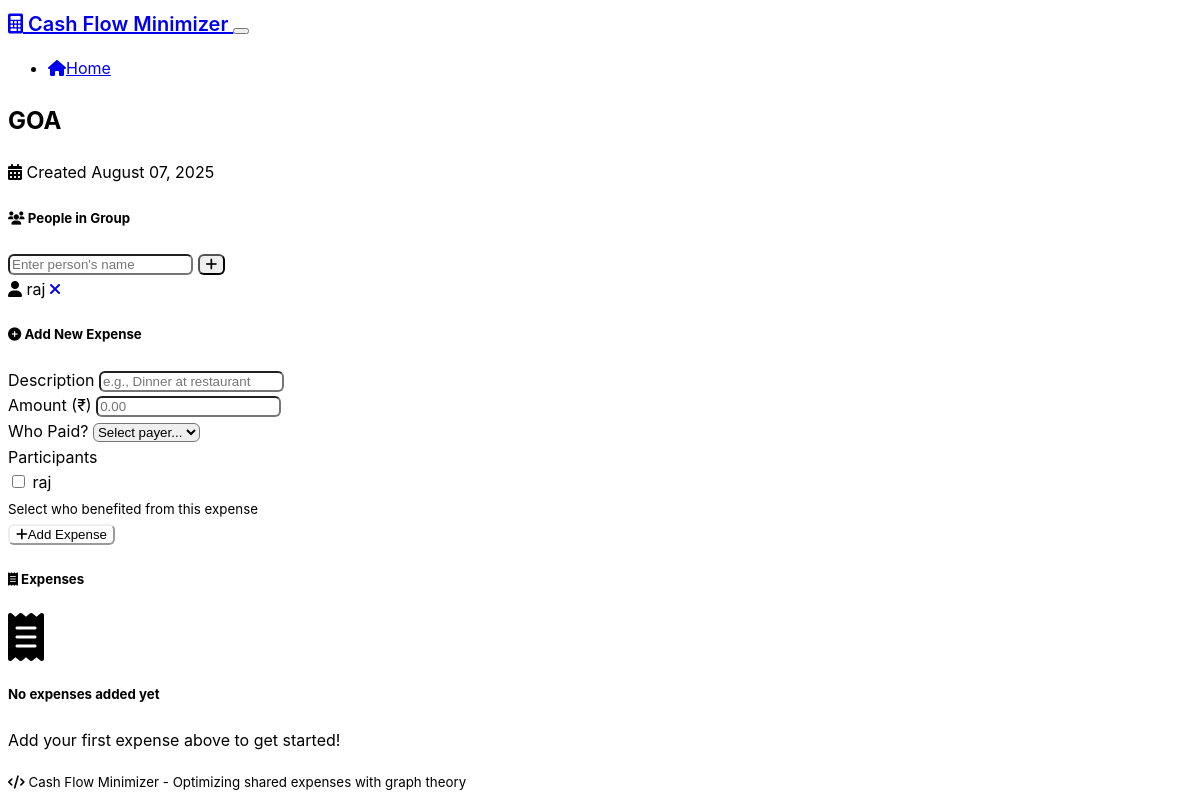
The page /group/2 on the database its author committed.
### models.py (models this page shows)
class ExpenseGroup(db.Model):
    id = db.Column(db.Integer, primary_key=True)
    name = db.Column(db.String(100), nullable=False, default="Expense Group")
    created_at = db.Column(db.DateTime, default=datetime.utcnow)
    expenses = db.relationship('Expense', backref='group', lazy=True, cascade='all, delete-orphan')
    people = db.relationship('Person', backref='group', lazy=True, cascade='all, delete-orphan')

class Person(db.Model):
    id = db.Column(db.Integer, primary_key=True)
    name = db.Column(db.String(80), nullable=False)
    group_id = db.Column(db.Integer, db.ForeignKey('expense_group.id'), nullable=False)
    paid_expenses = db.relationship('Expense', backref='payer', lazy=True)

### routes.py (the view)
@app.route('/group/<int:group_id>')
def view_group(group_id):
    group = ExpenseGroup.query.get_or_404(group_id)
    people = Person.query.filter_by(group_id=group_id).all()
    expenses = Expense.query.filter_by(group_id=group_id).order_by(Expense.created_at.desc()).all()
    return render_template('index.html',
                         group=group,
                         people=people,
                         expenses=expenses,
                         selected_group_id=group_id)

### templates/index.html (shortened to what this page needs)
{% extends "base.html" %}
{% block content %}
<div class="container">
    {% if not group %}
        <div class="row">
            <div class="col-lg-8 mx-auto">
                <div class="text-center mb-5">
                    <h1 class="display-4 mb-3">
                        <i class="fas fa-calculator text-primary me-3"></i>
                        Cash Flow Minimizer
                    </h1>
                    <p class="lead text-muted">
                        Optimize shared expenses using graph theory algorithms.
                        Minimize the number of transactions needed to settle group debts.
                    </p>
                </div>
                <div class="card mb-4">
                    <div class="card-header">
                        <h5 class="mb-0">
                            <i class="fas fa-plus-circle me-2"></i>
                            Create New Expense Group
                        </h5>
                    </div>
                    <div class="card-body">
                        <form method="POST" action="{{ url_for('create_group') }}">
                            <div class="row g-3">
                                <div class="col-md-8">
                                    <input type="text" class="form-control" name="group_name"
                                           placeholder="Enter group name (e.g., 'Trip to Goa', 'Office Lunch')" required>
                                </div>
                                <div class="col-md-4">
                                    <button type="submit" class="btn btn-primary w-100">
                                        <i class="fas fa-plus me-1"></i>Create Group
                                    </button>
                                </div>
                            </div>
                        </form>
                    </div>
                </div>
                {% if groups %}
                    <div class="card">
                        <div class="card-header">
                            <h5 class="mb-0">
                                <i class="fas fa-list me-2"></i>
                                Existing Groups
                            </h5>
                        </div>
                        <div class="card-body">
                            <div class="list-group list-group-flush">
                                {% for existing_group in groups %}
                                    <a href="{{ url_for('view_group', group_id=existing_group.id) }}"
                                       class="list-group-item list-group-item-action d-flex justify-content-between align-items-center">
                                        <div>
                                            <h6 class="mb-1">{{ existing_group.name }}</h6>
                                            <small class="text-muted">
                                                Created {{ existing_group.created_at.strftime('%B %d, %Y') }}
                                            </small>
                                        </div>
                                        <i class="fas fa-chevron-right text-muted"></i>
                                    </a>
                                {% endfor %}
                            </div>
                        </div>
                    </div>
                {% endif %}
            </div>
        </div>
    {% else %}
        <div class="row">
            <div class="col-12">
                <div class="d-flex justify-content-between align-items-center mb-4">
                    <div>
                        <h2>{{ group.name }}</h2>
                        <p class="text-muted mb-0">
                            <i class="fas fa-calendar-alt me-1"></i>
                            Created {{ group.created_at.strftime('%B %d, %Y') }}
                        </p>
                    </div>
                </div>
            </div>
        </div>
        <div class="row">
            <div class="col-lg-4 mb-4">
                <div class="card h-100">
                    <div class="card-header">
                        <h5 class="mb-0">
                            <i class="fas fa-users me-2"></i>
                            People in Group
                        </h5>
                    </div>
                    <div class="card-body">
                        <form method="POST" action="{{ url_for('add_person', group_id=group.id) }}" class="mb-3">
                            <div class="input-group">
                                <input type="text" class="form-control" name="person_name"
                                       placeholder="Enter person's name" required>
                                <button type="submit" class="btn btn-outline-primary">
                                    <i class="fas fa-plus"></i>
                                </button>
                            </div>
                        </form>
                        {% if people %}
                            <div class="list-group list-group-flush">
                                {% for person in people %}
                                    <div class="list-group-item d-flex justify-content-between align-items-center px-0">
                                        <span>
                                            <i class="fas fa-user me-2 text-muted"></i>
                                            {{ person.name }}
                                        </span>
                                        <a href="{{ url_for('delete_person', person_id=person.id) }}"
                                           class="btn btn-sm btn-outline-danger"
                                           onclick="return confirm('Are you sure you want to remove {{ person.name }}?')">
                                            <i class="fas fa-times"></i>
                                        </a>
                                    </div>
                                {% endfor %}
                            </div>
                        {% else %}
                            <div class="text-center text-muted py-3">
                                <i class="fas fa-user-plus fa-2x mb-2"></i>
                                <p class="mb-0">No people added yet</p>
                                <small>Add people to start tracking expenses</small>
                            </div>
                        {% endif %}
                    </div>
                </div>
            </div>
            <div class="col-lg-8">
                {% if people %}
                    <div class="card mb-4">
                        <div class="card-header">
                            <h5 class="mb-0">
                                <i class="fas fa-plus-circle me-2"></i>
                                Add New Expense
                            </h5>
                        </div>
                        <div class="card-body">
                            <form method="POST" action="{{ url_for('add_expense', group_id=group.id) }}">
                                <div class="row g-3">
                                    <div class="col-md-6">
                                        <label for="description" class="form-label">Description</label>
                                        <input type="text" class="form-control" id="description" name="description"
                                               placeholder="e.g., Dinner at restaurant" required>
                                    </div>
                                    <div class="col-md-6">
                                        <label for="amount" class="form-label">Amount (₹)</label>
                                        <input type="number" class="form-control" id="amount" name="amount"
                                               step="0.01" min="0.01" placeholder="0.00" required>
                                    </div>
                                    <div class="col-md-6">
                                        <label for="payer_id" class="form-label">Who Paid?</label>
                                        <select class="form-select" id="payer_id" name="payer_id" required>
                                            <option value="">Select payer...</option>
                                        </select>
                                    </div>
                                    <div class="col-md-6">
                                        <label class="form-label">Participants</label>
                                        <div class="border rounded p-2" style="max-height: 120px; overflow-y: auto;">
                                            {% for person in people %}
                                                <div class="form-check">
                                                    <input class="form-check-input participant-checkbox" type="checkbox"
                                                           name="participants" value="{{ person.id }}" id="participant_{{ person.id }}">
                                                    <label class="form-check-label" for="participant_{{ person.id }}">
                                                        {{ person.name }}
                                                    </label>
                                                </div>
                                            {% endfor %}
                                        </div>
                                        <small class="form-text text-muted">Select who benefited from this expense</small>
                                    </div>
                                    <div class="col-12">
                                        <button type="submit" class="btn btn-primary">
                                            <i class="fas fa-plus me-1"></i>Add Expense
                                        </button>
                                    </div>
                                </div>
                            </form>
                        </div>
                    </div>
                {% endif %}
                <div class="card">
                    <div class="card-header">
                        <h5 class="mb-0">
                            <i class="fas fa-receipt me-2"></i>
                            Expenses
                        </h5>
                    </div>
                    <div class="card-body">
                        {% if expenses %}
                            <div class="table-responsive">
                                <table class="table table-hover">
                                    <thead>
                                        <tr>
                                            <th>Description</th>
                                            <th>Amount</th>
                                            <th>Paid By</th>
                                            <th>Participants</th>
                                            <th>Per Person</th>
                                            <th>Actions</th>
                                        </tr>
                                    </thead>
                                    <tbody>
                                        {% for expense in expenses %}
                                            <tr>
                                                <td>{{ expense.description }}</td>
                                                <td>₹{{ "%.2f"|format(expense.amount) }}</td>
                                                <td>
                                                    <span class="badge bg-primary">{{ expense.payer.name }}</span>
                                                </td>
                                                <td>
                                                    {% for participant_id in expense.participants %}
                                                        {% for person in people %}
                                                            {% if person.id == participant_id %}
                                                                <span class="badge bg-secondary me-1">{{ person.name }}</span>
                                                            {% endif %}
                                                        {% endfor %}
                                                    {% endfor %}
                                                </td>
                                                <td>₹{{ "%.2f"|format(expense.amount_per_person) }}</td>
                                                <td>
                                                    <a href="{{ url_for('delete_expense', expense_id=expense.id) }}"
                                                       class="btn btn-sm btn-outline-danger"
                                                       onclick="return confirm('Are you sure you want to delete this expense?')">
                                                        <i class="fas fa-trash"></i>
                                                    </a>
                                                </td>
                                            </tr>
                                        {% endfor %}
                                    </tbody>
                                </table>
                            </div>
                        {% else %}
                            <div class="text-center text-muted py-4">
                                <i class="fas fa-receipt fa-3x mb-3"></i>
                                <h5>No expenses added yet</h5>
                                {% if people %}
                                    <p class="mb-0">Add your first expense above to get started!</p>
                                {% else %}
                                    <p class="mb-0">Add some people first, then start tracking expenses</p>
                                {% endif %}
                            </div>
                        {% endif %}
                    </div>
                </div>
            </div>
        </div>
    {% endif %}
</div>
{% endblock %}

### static/style.css (style rules this page uses)
:root { --primary-color: var(--bs-primary); --success-color: var(--bs-success); --danger-color: var(--bs-danger); --warning-color: var(--bs-warning); --info-color: var(--bs-info); }
body { font-family: -apple-system, BlinkMacSystemFont, 'Segoe UI', Roboto, 'Helvetica Neue', Arial, sans-serif; line-height: 1.6; }
.card { transition: transform 0.2s ease-in-out, box-shadow 0.2s ease-in-out; }
.btn { border-radius: 0.375rem; font-weight: 500; transition: all 0.15s ease-in-out; }
.btn-primary { background-color: var(--bs-primary); border-color: var(--bs-primary); }
.form-control, .form-select { border-radius: 0.375rem; transition: border-color 0.15s ease-in-out, box-shadow 0.15s ease-in-out; }

### rows shown on the page
ExpenseGroup: name "GOA", created_at "August 07, 2025"
Person: name "raj"
